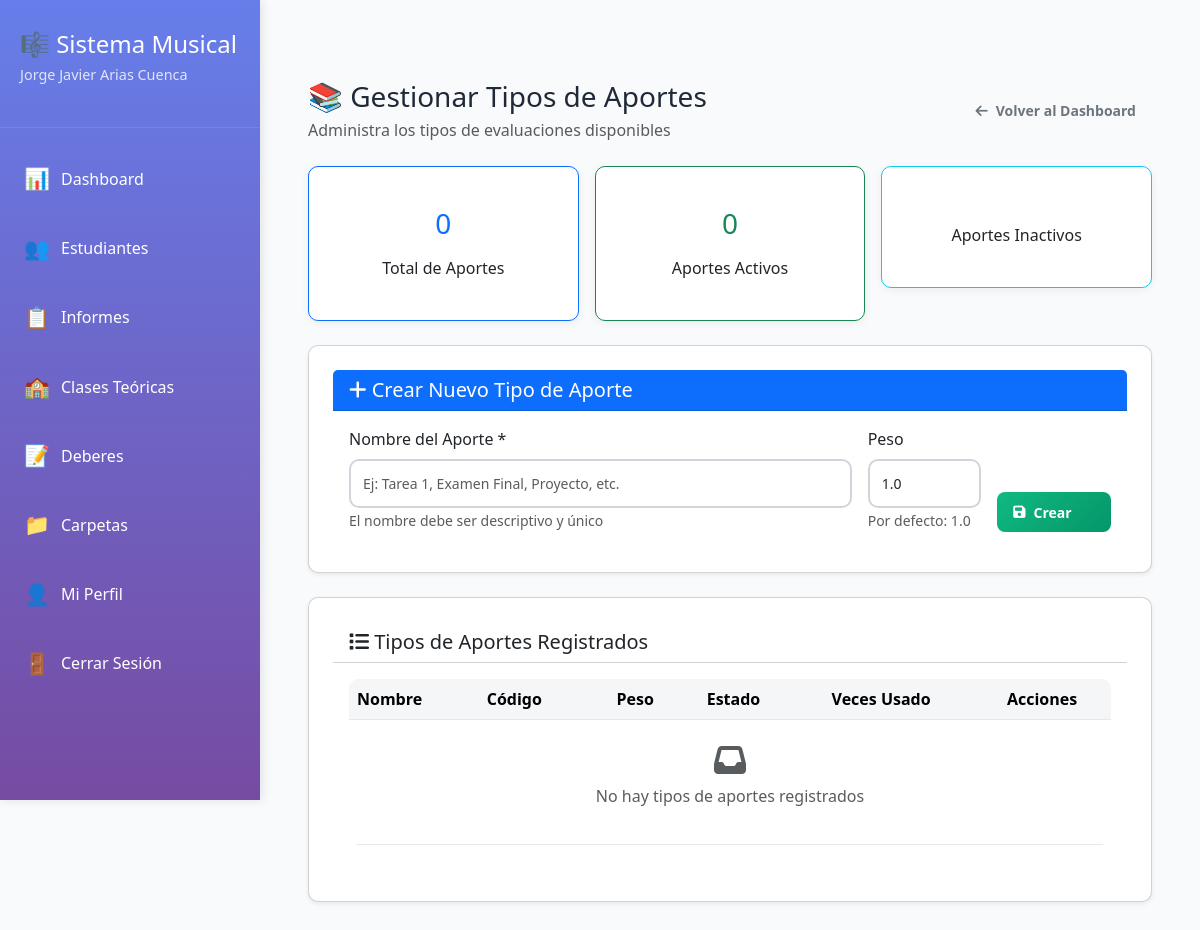
The app's page /teachers/aportes/ (signed in), older data.
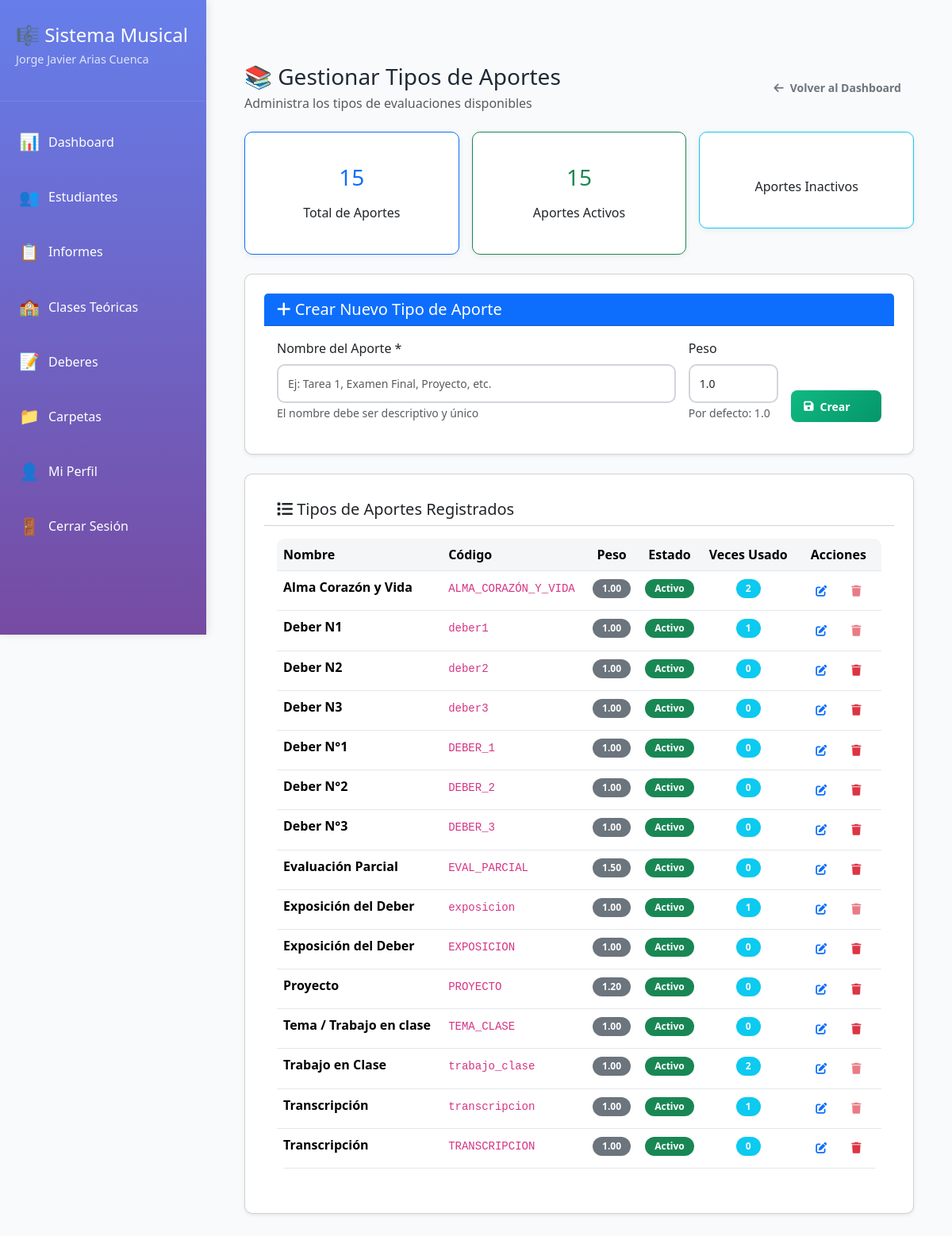
The same page, newer data.
### classes/models.py (models this page shows, shortened)
class TipoAporte(models.Model):
    nombre = models.CharField(max_length=100, verbose_name="Nombre del aporte")
    codigo = models.CharField(max_length=50, unique=True, verbose_name="Código")
    descripcion = models.TextField(blank=True, verbose_name="Descripción")
    peso = models.DecimalField(
        max_digits=5,
        decimal_places=2,
        default=1.0,
        verbose_name="Peso en el promedio",
        help_text="Peso relativo de este aporte en el cálculo del promedio"
    )
    orden = models.IntegerField(default=0, verbose_name="Orden de visualización")
    activo = models.BooleanField(default=True, verbose_name="Activo")
    created_at = models.DateTimeField(auto_now_add=True)
    class Meta:
        verbose_name = "Tipo de Aporte"
        verbose_name_plural = "Tipos de Aportes"
        ordering = ['orden', 'nombre']

### teachers/views.py (the view)
    def wrap(request, *args, **kwargs):
        if hasattr(request.user, 'teacher_profile'):
            return function(request, *args, **kwargs)
        else:
            messages.error(request, 'No tienes permisos para acceder a esta página')
            return redirect('home')

### teachers/views.py (called while the page is built, shortened)
def teacher_required(function):
    def wrap(request, *args, **kwargs):
        if hasattr(request.user, 'teacher_profile'):
            return function(request, *args, **kwargs)
        else:
            messages.error(request, 'No tienes permisos para acceder a esta página')
            return redirect('home')
    return wrap

@login_required
@teacher_required
def gestionar_tipos_aportes(request):
    teacher = request.user.teacher_profile
    tipos_aportes = TipoAporte.objects.all().order_by('-activo', 'nombre')
    aportes_con_stats = []
    for tipo in tipos_aportes:
        uso_count = CalificacionParcial.objects.filter(tipo_aporte=tipo).count()
        aportes_con_stats.append({
            'tipo': tipo,
            'uso_count': uso_count,
            'usado': uso_count > 0
        })
    context = {
        'teacher': teacher,
        'aportes_con_stats': aportes_con_stats,
        'total_aportes': tipos_aportes.count(),
        'aportes_activos': tipos_aportes.filter(activo=True).count(),
    }
    return render(request, 'teachers/gestionar_aportes.html', context)

### teachers/templates/teachers/gestionar_aportes.html (shortened to what the changed rows need)
{% extends 'teachers/base.html' %}
{% load static %}
{% block content %}
<div class="container-fluid py-4">
    <div class="d-flex justify-content-between align-items-center mb-4">
        <div>
            <h1 class="h3 mb-1">📚 Gestionar Tipos de Aportes</h1>
        </div>
    </div>
    <div class="row g-3 mb-4">
        <div class="col-md-4">
            <div class="card border-primary">
                <div class="card-body text-center">
                    <h3 class="text-primary">{{ total_aportes }}</h3>
                    <p class="mb-0">Total de Aportes</p>
                </div>
            </div>
        </div>
        <div class="col-md-4">
            <div class="card border-success">
                <div class="card-body text-center">
                    <h3 class="text-success">{{ aportes_activos }}</h3>
                    <p class="mb-0">Aportes Activos</p>
                </div>
            </div>
        </div>
    </div>
    <div class="card shadow-sm">
        <div class="card-body">
            <div class="table-responsive">
                <table class="table table-hover">
                    <thead class="table-light">
                        <tr>
                            <th>Nombre</th>
                            <th>Código</th>
                            <th class="text-center">Peso</th>
                            <th class="text-center">Estado</th>
                            <th class="text-center">Veces Usado</th>
                            <th class="text-center">Acciones</th>
                        </tr>
                    </thead>
                    <tbody>
                        {% for item in aportes_con_stats %}
                        <tr>
                            <td>
                                <strong>{{ item.tipo.nombre }}</strong>
                            </td>
                            <td>
                                <code class="small">{{ item.tipo.codigo }}</code>
                            </td>
                            <td class="text-center">
                                <span class="badge bg-secondary">{{ item.tipo.peso }}</span>
                            </td>
                            <td class="text-center">
                                {% if item.tipo.activo %}
                                <span class="badge bg-success">Activo</span>
                                {% else %}
                                <span class="badge bg-secondary">Inactivo</span>
                                {% endif %}
                            </td>
                            <td class="text-center">
                                <span class="badge bg-info">{{ item.uso_count }}</span>
                            </td>
                            <td class="text-center">
                                <div class="btn-group btn-group-sm" role="group">
                                    <button type="button"
                                            class="btn btn-outline-primary"
                                            data-bs-toggle="modal"
                                            data-bs-target="#editModal{{ item.tipo.id }}">
                                        <i class="fas fa-edit"></i>
                                    </button>
                                    <button type="button"
                                            class="btn btn-outline-danger"
                                            data-bs-toggle="modal"
                                            data-bs-target="#deleteModal{{ item.tipo.id }}"
                                            {% if item.usado %}disabled{% endif %}>
                                        <i class="fas fa-trash"></i>
                                    </button>
                                </div>
                            </td>
                        </tr>
                        {% empty %}
                        <tr>
                            <td colspan="6" class="text-center text-muted py-4">
                                <i class="fas fa-inbox fa-2x mb-2"></i>
                                <p>No hay tipos de aportes registrados</p>
                            </td>
                        </tr>
                        {% endfor %}
                    </tbody>
                </table>
            </div>
        </div>
    </div>
</div>
{% endblock %}

Row changes from the older to the newer data that the page shows:
added TipoAporte: tipo.nombre "Alma Corazón y Vida", tipo.codigo "ALMA_CORAZÓN_Y_VIDA", tipo.peso "1.00", activo "Activo", uso_count "2"
added TipoAporte: tipo.nombre "Deber N1", tipo.codigo "deber1", tipo.peso "1.00", activo "Activo", uso_count "1"
added TipoAporte: tipo.nombre "Deber N2", tipo.codigo "deber2", tipo.peso "1.00", activo "Activo", uso_count "0"
added TipoAporte: tipo.nombre "Deber N3", tipo.codigo "deber3", tipo.peso "1.00", activo "Activo", uso_count "0"
added TipoAporte: tipo.nombre "Deber N°1", tipo.codigo "DEBER_1", tipo.peso "1.00", activo "Activo", uso_count "0"
added TipoAporte: tipo.nombre "Deber N°2", tipo.codigo "DEBER_2", tipo.peso "1.00", activo "Activo", uso_count "0"
added TipoAporte: tipo.nombre "Deber N°3", tipo.codigo "DEBER_3", tipo.peso "1.00", activo "Activo", uso_count "0"
added TipoAporte: tipo.nombre "Evaluación Parcial", tipo.codigo "EVAL_PARCIAL", tipo.peso "1.50", activo "Activo", uso_count "0"
added TipoAporte: tipo.nombre "Exposición del Deber", tipo.codigo "exposicion", tipo.peso "1.00", activo "Activo", uso_count "1"
added TipoAporte: tipo.nombre "Exposición del Deber", tipo.codigo "EXPOSICION", tipo.peso "1.00", activo "Activo", uso_count "0"
added TipoAporte: tipo.nombre "Proyecto", tipo.codigo "PROYECTO", tipo.peso "1.20", activo "Activo", uso_count "0"
added TipoAporte: tipo.nombre "Tema / Trabajo en clase", tipo.codigo "TEMA_CLASE", tipo.peso "1.00", activo "Activo", uso_count "0"
added TipoAporte: tipo.nombre "Trabajo en Clase", tipo.codigo "trabajo_clase", tipo.peso "1.00", activo "Activo", uso_count "2"
added TipoAporte: tipo.nombre "Transcripción", tipo.codigo "transcripcion", tipo.peso "1.00", activo "Activo", uso_count "1"
added TipoAporte: tipo.nombre "Transcripción", tipo.codigo "TRANSCRIPCION", tipo.peso "1.00", activo "Activo", uso_count "0"
Text that changed along with them:
{{ total_aportes }}: "0" → "15"
{{ aportes_activos }}: "0" → "15"
text no longer shown: "No hay tipos de aportes registrados"
